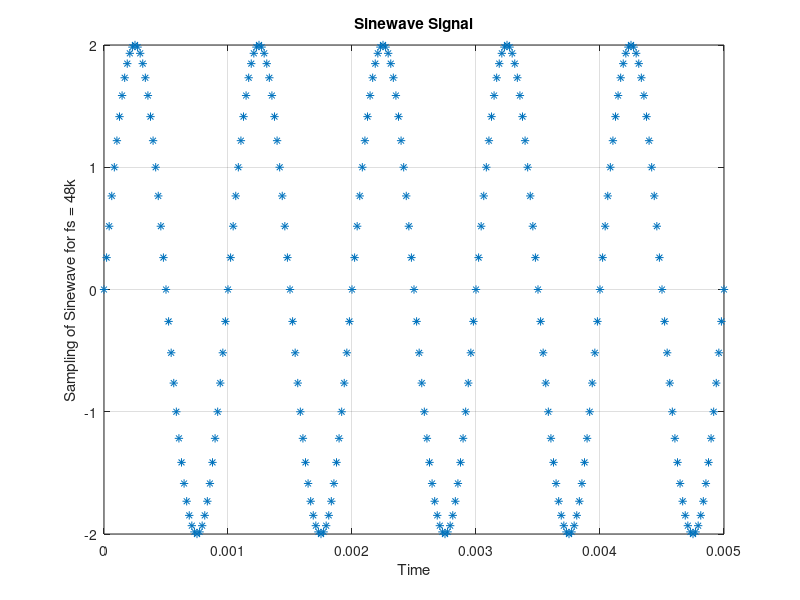
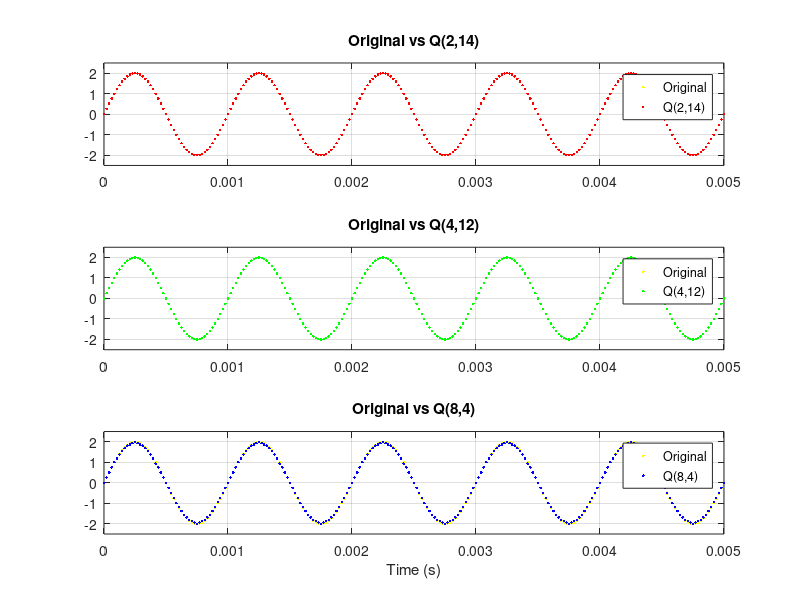
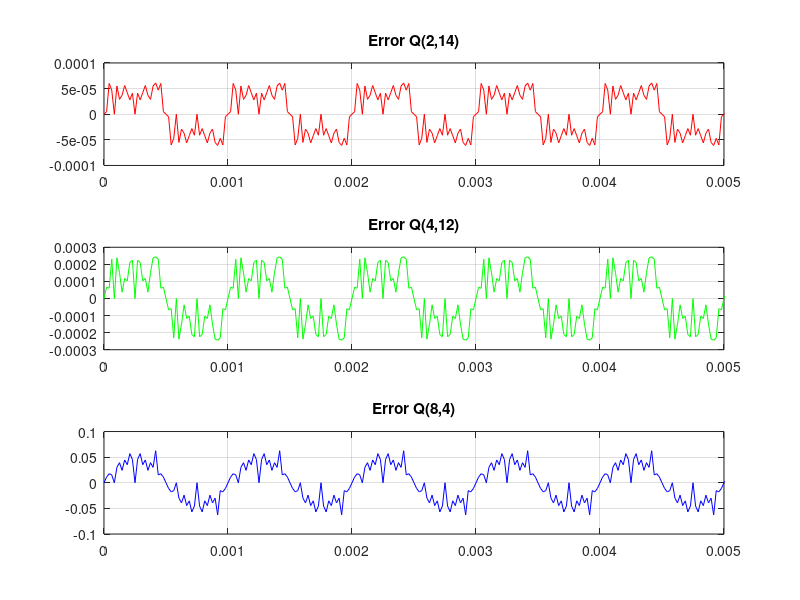

Write the MATLAB code that produced these figures, in order.
clc; clearvars; close all

% parameters
f  = 1000;
fs = 48000;
t  = 0:1/fs:1-1/fs;

% Load Verilog data
x       = load('x.txt');
x_2_14  = load('x_2_14.txt');
x_4_12  = load('x_4_12.txt');
x_8_4   = load('x_8_4.txt');

err_2_14 = load('err_2_14.txt');
err_4_12 = load('err_4_12.txt');
err_8_4  = load('err_8_4.txt');

% Plot original signal
figure;
plot(t, x, '*');
xlabel('Time');
ylabel('Sampling of Sinewave for fs = 48k');
title('Sinewave Signal');
grid on;
xlim([0 5/f]);
ylim([-2 2]);

% Plot quantized vs original
figure;

subplot(3,1,1)
plot(t, x, 'y.'); hold on
plot(t, x_2_14, 'r.')
title('Original vs Q(2,14)')
legend('Original','Q(2,14)')
grid on
xlim([0 5/f]); ylim([-2.5 2.5])

subplot(3,1,2)
plot(t, x, 'y.'); hold on
plot(t, x_4_12, 'g.')
title('Original vs Q(4,12)')
legend('Original','Q(4,12)')
grid on
xlim([0 5/f])
ylim([-2.5 2.5])

subplot(3,1,3)
plot(t, x, 'y.'); hold on
plot(t, x_8_4, 'b.')
title('Original vs Q(8,4)')
legend('Original','Q(8,4)')
xlabel('Time (s)')
grid on
xlim([0 5/f])
ylim([-2.5 2.5])

% Plot errors
figure;

subplot(3,1,1)
plot(t, err_2_14, 'r')
title('Error Q(2,14)')
grid on
xlim([0 5/f])

subplot(3,1,2)
plot(t, err_4_12, 'g')
title('Error Q(4,12)')
grid on
xlim([0 5/f])

subplot(3,1,3)
plot(t, err_8_4, 'b')
title('Error Q(8,4)')
grid on
xlim([0 5/f])

% SQNR calculation
SQNR_2_14 = mean(abs(x).^2) / mean(abs(err_2_14).^2);
SQNR_4_12 = mean(abs(x).^2) / mean(abs(err_4_12).^2);
SQNR_8_4  = mean(abs(x).^2) / mean(abs(err_8_4).^2);

fprintf('SQNR for Q(2,14): %.2f dB\n', 10*log10(SQNR_2_14));
fprintf('SQNR for Q(4,12): %.2f dB\n', 10*log10(SQNR_4_12));
fprintf('SQNR for Q(8,4): %.2f dB\n', 10*log10(SQNR_8_4));
